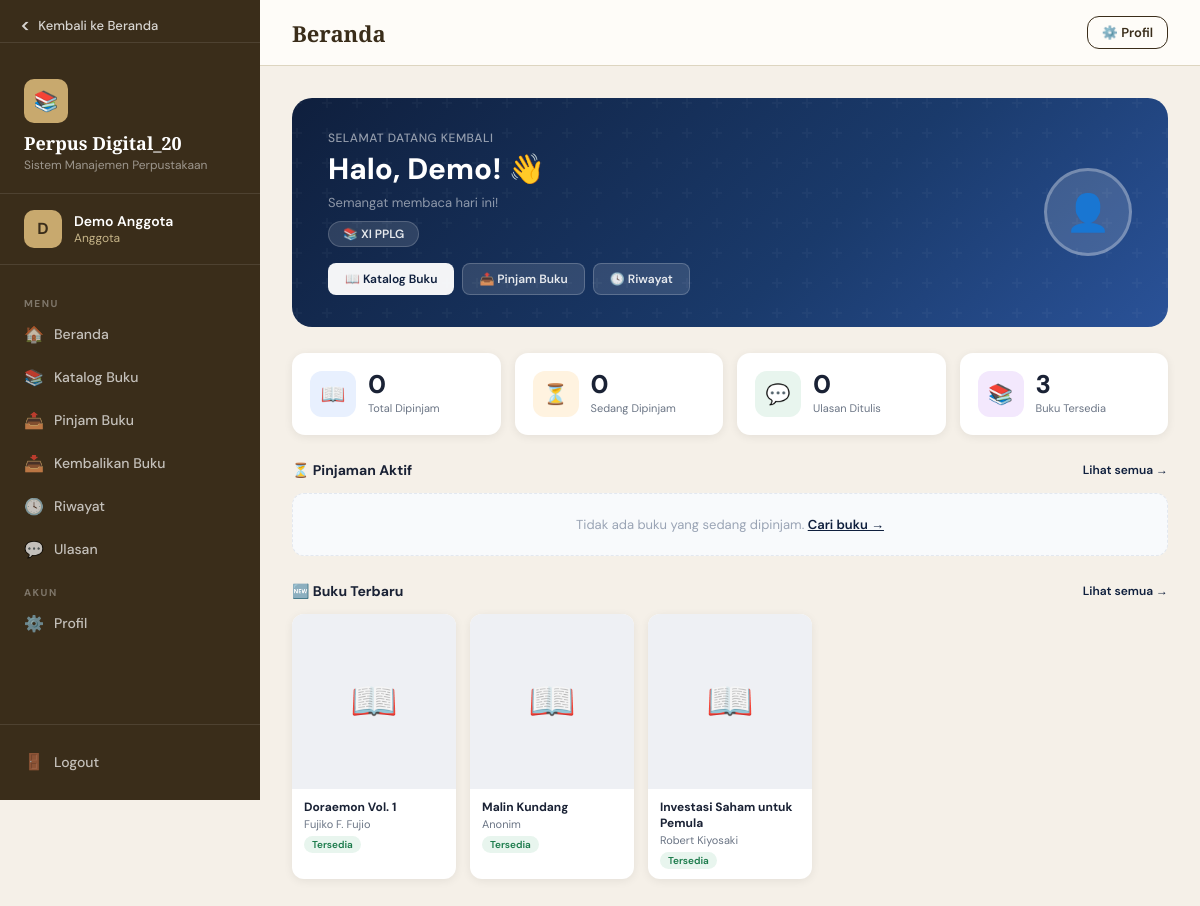
The app's page /perpus_20/admin/beranda.php (signed in) with its own data.
### tables this page shows
CREATE TABLE IF NOT EXISTS `anggota` (
  `id_anggota` int(11) NOT NULL AUTO_INCREMENT,
  `nis` varchar(20) NOT NULL,
  `nama_anggota` varchar(50) NOT NULL,
  `email` varchar(100) NOT NULL,
  `password` varchar(255) NOT NULL,
  `kelas` varchar(10) NOT NULL,
  `foto` longblob NOT NULL,
  PRIMARY KEY (`id_anggota`)
);

CREATE TABLE IF NOT EXISTS `buku` (
  `id_buku` int(11) NOT NULL AUTO_INCREMENT,
  `judul_buku` varchar(100) NOT NULL,
  `id_kategori` int(11) NOT NULL,
  `pengarang` varchar(100) NOT NULL,
  `penerbit` varchar(100) NOT NULL,
  `tahun_terbit` year(4) NOT NULL,
  `gambar_buku` longblob NOT NULL,
  `deskripsi_buku` text NOT NULL,
  `status` enum('tersedia','tidak') NOT NULL DEFAULT 'tersedia',
  PRIMARY KEY (`id_buku`),
  FOREIGN KEY (`id_kategori`) REFERENCES `kategori` (`id_kategori`) ON DELETE CASCADE ON UPDATE CASCADE
);

### perpus_20/admin/beranda.php (the view, shortened to what this page needs)
<?php
$db         = getDB();
$id_anggota = $_SESSION['user_id'];
$nama       = $_SESSION['nama'];
$total_pinjam = $db->query("SELECT COUNT(*) as c FROM transaksi WHERE id_anggota=$id_anggota")->fetch_assoc()['c'];
$aktif_pinjam = $db->query("SELECT COUNT(*) as c FROM transaksi WHERE id_anggota=$id_anggota AND status_transaksi='Peminjaman'")->fetch_assoc()['c'];
$total_ulasan = $db->query("SELECT COUNT(*) as c FROM ulasan_buku WHERE id_anggota=$id_anggota")->fetch_assoc()['c'];
$total_buku   = $db->query("SELECT COUNT(*) as c FROM buku WHERE status='tersedia'")->fetch_assoc()['c'];
$buku_terbaru = $db->query("SELECT b.*, k.nama_kategori FROM buku b JOIN kategori k ON b.id_kategori=k.id_kategori ORDER BY b.id_buku DESC LIMIT 6");
$pinjaman_aktif = $db->query("SELECT t.*, b.judul_buku, b.pengarang, b.gambar_buku FROM transaksi t JOIN buku b ON t.id_buku=b.id_buku WHERE t.id_anggota=$id_anggota AND t.status_transaksi='Peminjaman' ORDER BY t.tgl_kembali ASC LIMIT 3");
$anggota = $db->query("SELECT foto, kelas FROM anggota WHERE id_anggota=$id_anggota")->fetch_assoc();
$foto_src = '';
include __DIR__ . '/../includes/layout.php';
?>
<div class="hero-dash">
  <div class="hero-txt">
    <div class="hero-gr">Selamat datang kembali</div>
    <div class="hero-nm">Halo, <?= htmlspecialchars(explode(' ',$nama)[0]) ?>! 👋</div>
    <div class="hero-sb">Semangat membaca hari ini!</div>
    <?php if($anggota['kelas']): ?>
      <span class="hero-kl">📚 <?= htmlspecialchars($anggota['kelas']) ?></span>
    <?php endif ?>
    <div class="hero-links">
      <a href="katalog.php"  class="hl-btn hl-btn-accent">📖 Katalog Buku</a>
      <a href="pinjam.php"   class="hl-btn">📤 Pinjam Buku</a>
      <a href="riwayat.php"  class="hl-btn">🕓 Riwayat</a>
    </div>
  </div>
  <div class="hero-av">
    <?php if($foto_src): ?>
      <img src="<?= htmlspecialchars($foto_src) ?>" class="av-img" alt="foto">
    <?php else: ?>
      <div class="av-ph">👤</div>
    <?php endif ?>
  </div>
</div>
<div class="stats-row">
  <div class="stat-c"><div class="si si-bl">📖</div><div><div class="sn"><?= $total_pinjam ?></div><div class="sl">Total Dipinjam</div></div></div>
  <div class="stat-c"><div class="si si-or">⏳</div><div><div class="sn"><?= $aktif_pinjam ?></div><div class="sl">Sedang Dipinjam</div></div></div>
  <div class="stat-c"><div class="si si-gr">💬</div><div><div class="sn"><?= $total_ulasan ?></div><div class="sl">Ulasan Ditulis</div></div></div>
  <div class="stat-c"><div class="si si-pu">📚</div><div><div class="sn"><?= $total_buku ?></div><div class="sl">Buku Tersedia</div></div></div>
</div>
<div class="sec-t"><span>⏳ Pinjaman Aktif</span><a href="riwayat.php">Lihat semua →</a></div>
<?php if($pinjaman_aktif->num_rows===0): ?>
  <div class="empty-sm" style="margin-bottom:26px">
    Tidak ada buku yang sedang dipinjam. <a href="katalog.php">Cari buku →</a>
  </div>
<?php endif ?>
<div class="sec-t"><span>🆕 Buku Terbaru</span><a href="katalog.php">Lihat semua →</a></div>
<div class="mini-grid">
  <?php while($bk=$buku_terbaru->fetch_assoc()):
    $g=$bk['gambar_buku'];
    $isrc=($g&&is_string($g)&&file_exists(__DIR__.'/../'.$g))?BASE_URL.'/'.$g:'';
  ?>
  <a href="detail.php?id=<?= $bk['id_buku']?>" class="mini-card">
    <div class="mini-cov"><?php if($isrc):?><img src="<?= htmlspecialchars($isrc)?>" alt=""><?php else:?>📖<?php endif?></div>
    <div class="mini-inf">
      <div class="mini-t"><?= htmlspecialchars($bk['judul_buku'])?></div>
      <div class="mini-a"><?= htmlspecialchars($bk['pengarang'])?></div>
      <span class="mini-b <?= $bk['status']==='tersedia'?'mb-ok':'mb-no'?>"><?= $bk['status']==='tersedia'?'Tersedia':'Dipinjam'?></span>
    </div>
  </a>
  <?php endwhile ?>
</div>
<?php include __DIR__ . '/../includes/layout_footer.php' ?>

### perpus_20/assets/css/style.css (style rules this page uses)
:root { --primary: #3a2d1a; --primary-light: #5a452d; --accent: #c8a96e; --accent-light: #e8d5a3; --bg: #f5f0e8; --bg-white: #fefcf8; --text: #1a1a1a; --text-muted: #6b6b6b; --border: #ddd5c0; --danger: #c0392b; --danger-light: #fdeaea; --success: #27ae60; --success-light: #eafaf1; --warning: #e67e22; --warning-light: #fef9ee; --sidebar-w: 260px; --radius: 12px; --shadow: 0 2px 16px rgba(26,58,42,0.08); --shadow-md: 0 4px 24px rgba(26,58,42,0.12); }
* { box-sizing: border-box; margin: 0; padding: 0; }
body { font-family: 'DM Sans', sans-serif; background: var(--bg); color: var(--text); min-height: 100vh; font-size: 15px; }

### perpus_20/admin/beranda.php (style rules this page uses)
.hero-dash { background: linear-gradient(135deg, #0f1f3d 0%, #1a3a6b 60%, #2a5298 100%); border-radius: 20px; padding: 32px 36px; display: flex; align-items: center; justify-content: space-between; gap: 20px; margin-bottom: 26px; position: relative; overflow: hidden; }
.hero-dash::before { content: ''; position: absolute; inset: 0; }
.hero-txt { position: relative; z-index: 1; }
.hero-gr { font-size: 12px; color: rgba(255,255,255,.55); font-weight: 500; letter-spacing: .04em; text-transform: uppercase; margin-bottom: 6px; }
.hero-nm { font-size: 1.85rem; font-weight: 800; color: #fff; line-height: 1.2; margin-bottom: 6px; }
.hero-sb { font-size: 13px; color: rgba(255,255,255,.52); }
.hero-kl { display: inline-block; margin-top: 10px; background: rgba(255,255,255,.12); color: rgba(255,255,255,.88); padding: 4px 14px; border-radius: 20px; font-size: 12px; font-weight: 600; border: 1px solid rgba(255,255,255,.18); }
.hero-av { position: relative; z-index: 1; flex-shrink: 0; }
.av-ph { width: 88px; height: 88px; border-radius: 50%; background: rgba(255,255,255,.14); border: 3px solid rgba(255,255,255,.28); display: flex; align-items: center; justify-content: center; font-size: 36px; }
.hero-links { display: flex; gap: 8px; margin-top: 16px; flex-wrap: wrap; }
.hl-btn { padding: 7px 16px; background: rgba(255,255,255,.12); color: rgba(255,255,255,.88); border: 1px solid rgba(255,255,255,.2); border-radius: 8px; font-size: 12px; font-weight: 600; text-decoration: none; transition: background .18s; display: inline-flex; align-items: center; gap: 5px; }
.hl-btn-accent { background: rgba(255,255,255,.95); color: #0f1f3d; border-color: transparent; }
.stats-row { display: grid; grid-template-columns: repeat(4,1fr); gap: 14px; margin-bottom: 26px; }
.stat-c { background: #fff; border-radius: 13px; padding: 18px; box-shadow: 0 2px 10px rgba(0,0,0,.07); display: flex; align-items: center; gap: 12px; transition: transform .2s, box-shadow .2s; }
.si { width: 46px; height: 46px; border-radius: 12px; display: flex; align-items: center; justify-content: center; font-size: 20px; flex-shrink: 0; }
.si-bl { background:#e8f0fe }
.si-or { background:#fff3e0 }
.si-gr { background:#e8f5ee }
.si-pu { background:#f3e8fd }
.sn { font-size: 1.6rem; font-weight: 800; color: #1a2235; line-height: 1; }
.sl { font-size: 11px; color: #6b7585; margin-top: 3px; }
.sec-t { font-size: 14px; font-weight: 700; color: #1a2235; margin-bottom: 14px; display: flex; align-items: center; justify-content: space-between; }
.sec-t a { font-size: 12px; color: #0f1f3d; font-weight: 600; text-decoration: none; }
.mini-grid { display: grid; grid-template-columns: repeat(auto-fill,minmax(148px,1fr)); gap: 14px; }
.mini-card { background: #fff; border-radius: 12px; overflow: hidden; box-shadow: 0 2px 10px rgba(0,0,0,.07); transition: transform .2s, box-shadow .2s; text-decoration: none; color: inherit; display: block; }
.mini-cov { width: 100%; height: 175px; background: #eef0f4; display: flex; align-items: center; justify-content: center; font-size: 38px; overflow: hidden; }
.mini-inf { padding: 10px 12px; }
.mini-t { font-size: 12px; font-weight: 700; color: #1a2235; line-height: 1.35; display: -webkit-box; -webkit-line-clamp: 2; -webkit-box-orient: vertical; overflow: hidden; }
.mini-a { font-size: 11px; color: #6b7585; margin-top: 2px; }
.mini-b { display: inline-block; margin-top: 5px; font-size: 10px; padding: 2px 8px; border-radius: 20px; font-weight: 600; }
.mb-ok { background:#e8f5ee;color:#1a7a4a }
.empty-sm { background: #f8fafc; border: 1px dashed #e3e8f0; border-radius: 12px; padding: 22px; text-align: center; color: #9aa4b5; font-size: 13px; }
.empty-sm a { color: #0f1f3d; font-weight: 600; }

### records on screen
anggota: kelas "XI PPLG"
buku: judul_buku "Doraemon Vol. 1", pengarang "Fujiko F. Fujio", status "Tersedia"
buku: judul_buku "Malin Kundang", pengarang "Anonim", status "Tersedia"
buku: judul_buku "Investasi Saham untuk Pemula", pengarang "Robert Kiyosaki", status "Tersedia"

### other values on screen
substr($userName,0,1) "D"
$userName "Demo Anggota"
$userLevel "Anggota"
$icon "🏠 📚 📤 📥 🕓 💬 ⚙️"
$label "Beranda Katalog Buku Pinjam Buku Kembalikan Buku Riwayat Ulasan Profil"
$pageTitle "Beranda"
explode(' ',$nama)[0] "Demo"
$total_pinjam "0"
$aktif_pinjam "0"
$total_ulasan "0"
$total_buku "3"
